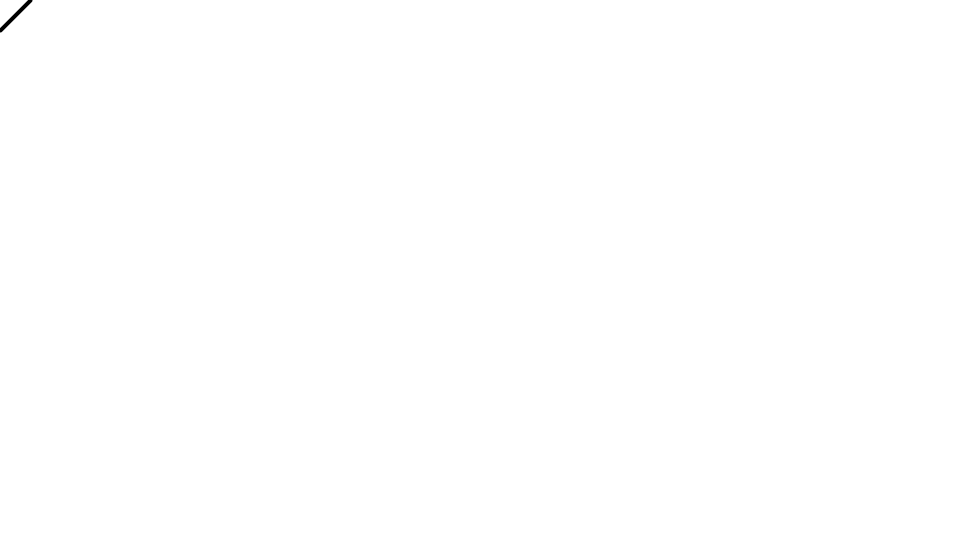
Frame 1 (no input)
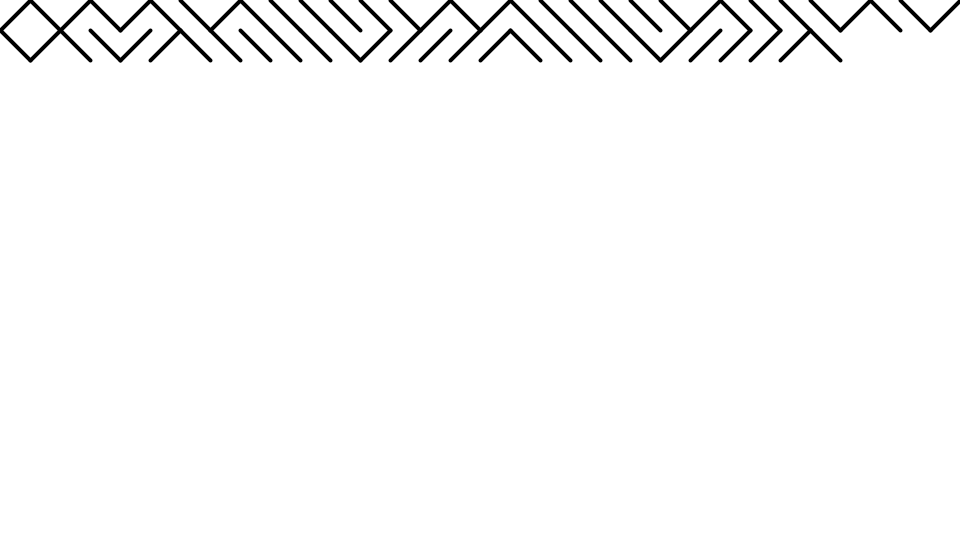
Frame 60 (the mouse pressed at the canvas centre just before this capture)
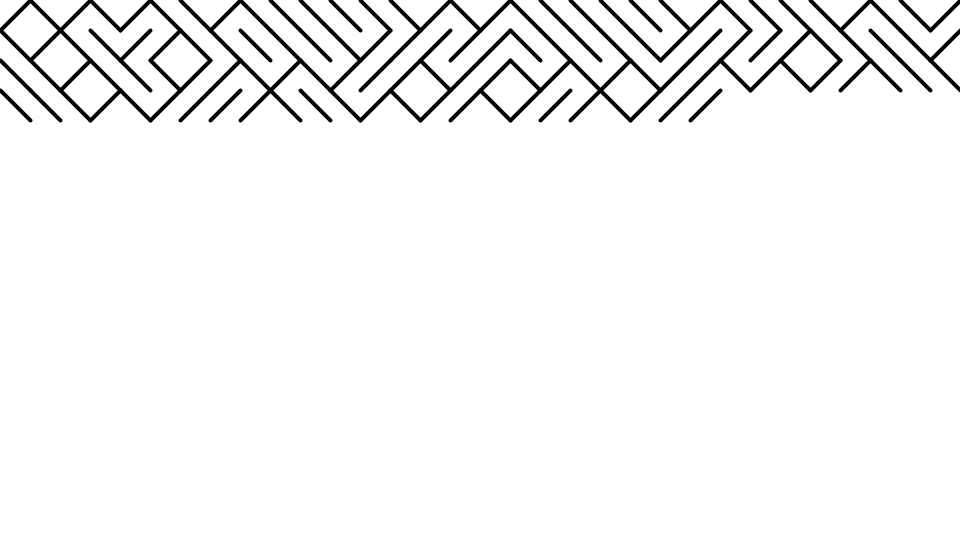
Frame 120 (the mouse held since frame 60 and released just before this capture)

The Processing sketch that drew these frames (run headless with seeded random() and noise(); from frame 60 on, the mouse is pressed at the canvas centre):

// Processing sketch: BASIC_10PRINT
// ── BASIC_10PRINT.pde
int res = 30;
float x, y;

void setup() {
  size(960, 540);
  background(255);
  x = 0;
  y = 0;
}

void draw() {
  stroke(0);
  strokeWeight(4);
  if (random(1) < 0.5) {
    line(x, y, x+res, y+res);
  } else {
    line(x+res, y, x, y+res);
  }
  x += res;
  if (x >= width) {
    x = 0;
    y += res;
  }
  if (y >= height) {
    noLoop();
  }
}
